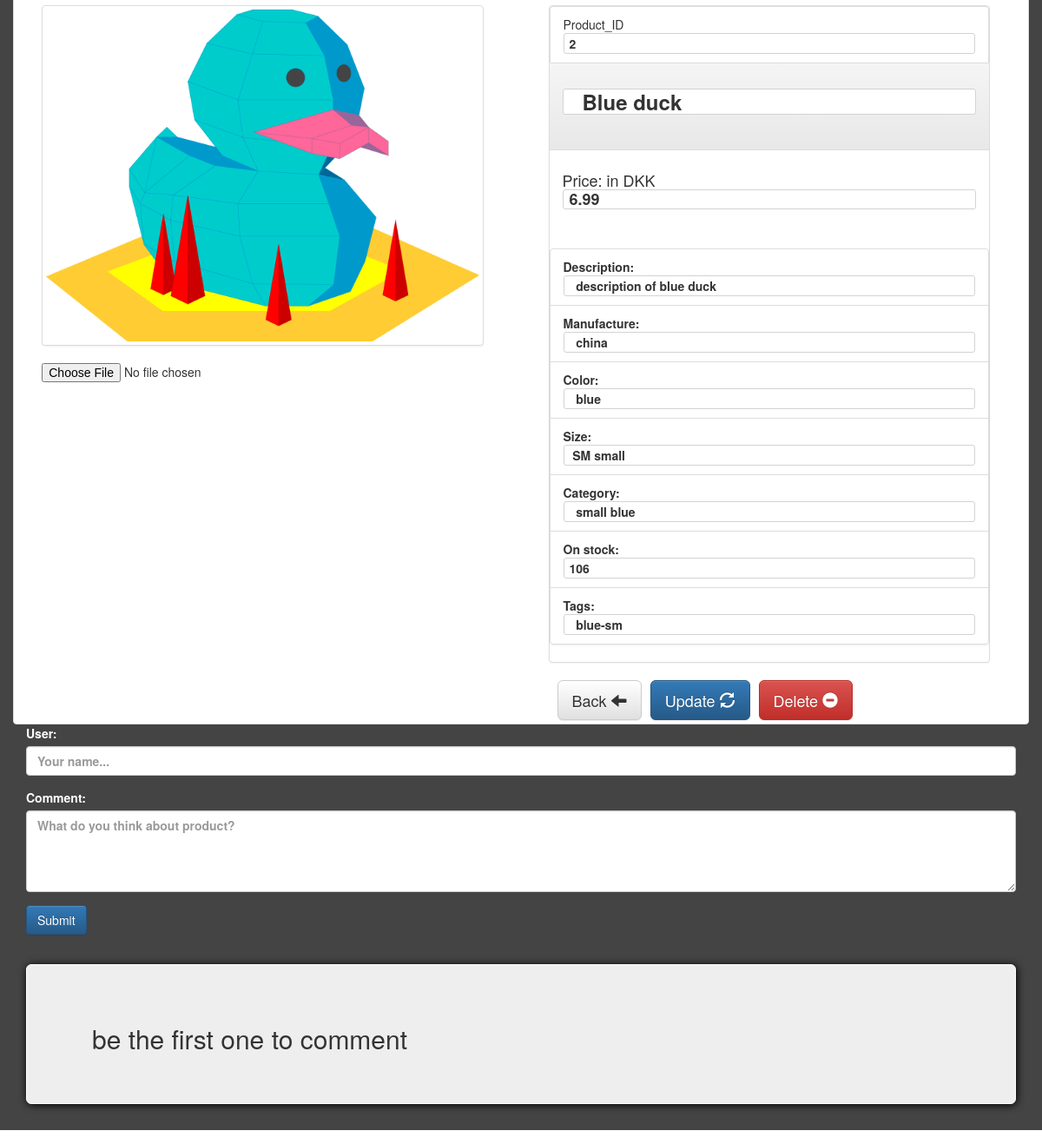
Page /admin.php?product=  Blue duck (signed in) on the committed database.
### tables this page shows
CREATE TABLE `products` (
  `Product_ID` int(20) NOT NULL,
  `name` varchar(50) NOT NULL,
  `price` float NOT NULL,
  `description` varchar(255) NOT NULL,
  `color` varchar(20) NOT NULL,
  `size` varchar(15) NOT NULL,
  `category` varchar(20) NOT NULL,
  `images` varchar(255) NOT NULL,
  `stock` int(255) NOT NULL,
  `tags` varchar(50) NOT NULL,
  `manufacture` varchar(100) NOT NULL,
  `views` int(15) DEFAULT NULL,
  `upVote` int(15) DEFAULT NULL
);

### model/Model.php (called while the page is built, shortened)
<?php
include_once ("model/Database.php");
 class Model {
        function Connect(){
         $db = require('model/conn.php');
         $connection = new Database($db);
         return $connection;
     }
	    public function getProductList()
	{
        $proData = $this->Connect()->getQuery("SELECT * FROM products");
            return $proData;
        }
	    public function getProduct($name)
	{
		$allProducts = $this->getProductList();
         if (mysqli_num_rows($allProducts) > 0) {
             $pro = $this->Connect()->getQuery("SELECT `views` FROM products WHERE `name`  = '" .$name. "' LIMIT 1");
            $view = mysqli_fetch_array($pro);
            $viewValue =  $view['views'] + 1;
             $proData = $this->Connect()->getQuery("SELECT `name`,`price`,`description`,`color`,`size`,`category`,`images`,`stock`,`tags`,`manufacture`,`views`,`upVote`,`Product_ID` FROM products WHERE `name`  = '{$name}' LIMIT 1");
             return $proData;
         }
	}
}

### model/Database.php (called while the page is built, shortened)
<?php
class Database
{
    protected $conn;
    public function __construct(mysqli $conn){
        $this->conn = $conn;
    }
    public function getConnection(){
    return $this->conn;
    }
    public function getQuery($query){
        $getData = $this->getConnection()->query($query);
        return $getData;
    }
}

### view/view_admin_product.php (the view, shortened to what this page needs)
<?php
$product = mysqli_fetch_array($productAdmin);
echo '   <form id="adminform" method="post" enctype="multipart/form-data">
	<div class="item thumbnail container">
		<div class="row">
			<div class="col-md-6">
				<div class="itemImageFrame">
					<img class="itemPictureBig thumbnail" src="' . $product['images'] . '">
					<br>
					<input class="input-group" type="file" name="uploadimage"/>
				</div>
			</div>
			<div class="col-md-6">
				<div class="itemInformation pull-right">
<div class="panel panel-default">
  <li class="list-group-item">Product_ID<strong><input name="Product_ID" id="product_input" type="text" value=" ' . $product['Product_ID'] . '"></strong></li>
  	<div class="panel-heading"><h3><strong><input name="product_name" placeholder="Product Name" id="product_input" type="text" value=" ' . $product['name'] . '"</strong></h3><br/>
  	</div>
  		<div class="panel-body">
  			<h4>Price: in DKK<strong><input name="product_price" id="product_input" type="text" value=" ' . $product['price'] . '" ></strong></h4><br/>
		</div>
  				<ul class="list-group">
  	<li class="list-group-item">Description:<strong><input name="product_description" id="product_input" type="text" value=" ' . $product['description'] . '"></strong></li>
    <li class="list-group-item">Manufacture:<strong><input name="product_manufacture" id="product_input" type="text" value=" ' . $product['manufacture'] . '"></strong></li>
    <li class="list-group-item">Color:<strong><input name="product_color" id="product_input" type="text" value=" ' . $product['color'] . '"></strong></li>
    <li class="list-group-item">Size:<strong><input name="product_size" id="product_input" type="text" value=" ' . $product['size'] . '"></strong></li>
    <li class="list-group-item">Category:<strong><input name="product_category" id="product_input" type="text" value=" ' . $product['category'] . ' "></strong></li>
    <li class="list-group-item">On stock:<strong><input name="product_stock" id="product_input" type="text" value=" ' . $product['stock'] . ' "></strong></li>
    <li class="list-group-item">Tags:<strong><input name="product_tags" id="product_input" type="text" value=" ' . $product['tags'] . ' "></strong></li>
  				</ul>
		</div>
	<a href="admin.php?page=products"><button type="button" class="pull-left btn-lg btn btn-default">Back <span class="glyphicon glyphicon-arrow-left" aria-hidden="true"></button></a>
	<button type="submit" name="btn_save_updates"  class="pull-left btn-lg btn btn-primary">Update <span class="glyphicon glyphicon-refresh" aria-hidden="true"></span></button>
    <button  name ="btn_delete" title="Click to Delete" onclick="return confirm(\'Are you sure you want to delete it?\')" type="submit" class="pull-left btn-lg btn btn-danger">Delete <span class="glyphicon glyphicon-minus-sign" aria-hidden="true"></span></button><br/>
  </div>
  </div>
				</div>
			</div>
		</div>
    </div></form>';
?>
<div id="color2" class="row">
    <div class="col-md-12">
        <div id="postNew" class="container">
            <form method="post">
                <div class="form-group">
                    <label style="color:#fff;" for="userNameInput">User:</label>
                    <?php
                    if(isset($_SESSION['username'])) {
                        echo '<input type="text" id="userNameInput" class="form-control" name="postName" required value="' . $_SESSION['username'] . '">';
                    }
                    else {
                        echo '<input type="text" id="userNameInput" class="form-control" placeholder="Your name..." name="postName" required value="">';
                    }
                    ?>
                </div>
                <div class="form-group">
                    <label style="color:#fff;" for="userComment">Comment:</label>
                    <textarea class="form-control" id="userComment" rows="4" name="comment" placeholder="What do you think about product?"></textarea>
                </div>
                <input type="submit" class="btn btn-primary" name="submit_comment">
            </form>
            <div class="row" id="commentsection">
                <div class="col-md-9">
                    <div id="commentSection" class="container">
                        <div id="echo">
                            <?php require 'controller/admin_comments.php'; ?>
                        </div>
                    </div>
                </div>
                <div class="col-md-3">
                </div>
            </div>
        </div>
    </div>
</div>

### view/sass/css/admin_panel.css (style rules this page uses)
body { overflow-x: hidden; padding-top:0px !important; }
#adminform { background-color: #444444; margin-top: -3vh; }
#color2 { background-color: #444444; margin-top: -20px; }
#commentsection { background-color: #444; margin-left: -15px; }
#product_input { width: 100%; border-radius: 3px; border: solid 1px lightgrey; }

### view/sass/main.css (style rules this page uses)
body { overflow-x: hidden; padding-top: 50px; background-color: black; }
body a { cursor: pointer; }
.item { margin-top: 20px; }
.item .itemImageFrame { width: 90%; height: auto; margin: 20px auto; }
.item .itemImageFrame .itemPictureBig { margin: auto; position: static !important; width: 100% !important; height: auto !important; }
.item .itemInformation { float: left; width: 90%; height: auto; margin-right: 40px; }
.item .itemInformation .panel { margin-top: 20px; }
.item .itemInformation button { margin-left: 10px; }

### rows in the picture
products: images (picture), Product_ID "2", product_name "Blue duck", product_price "6.99", product_description "description of blue duck", product_manufacture "china", product_color "blue", product_size "SM small", product_category "small blue", product_stock "106", product_tags "blue-sm"
